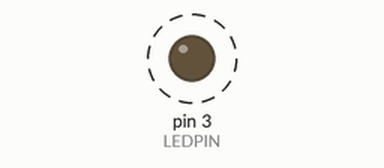
The sketch below on a simulated Arduino Uno, built with avr-gcc and run on an emulated ATmega328P. Parts: output pins drawn as LEDs (lit = HIGH). Dashed ring = blinking.

Above: at 0.2 s.
Timing chart, 0 to 3.0 s (numbered marks = the images above):
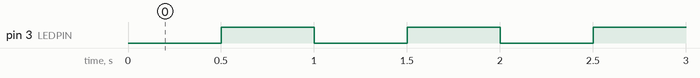

Measured:
- by itself, pin 3 (LEDPIN): alternates HIGH for 0.50 s and LOW for 0.50 s

The sketch:

led_external_blinky.ino
```cpp
#define LEDPIN 3

bool is_on = true;

void setup() {
  // put your setup code here, to run once:
  // We're doing digital logic, so we need to set the output mode
  pinMode(LEDPIN, OUTPUT);
  // Sets the pin to "high", on our boards this is 3.3V
  // Note: HIGH is a macro that just means 1, LOW is 0
  digitalWrite(LEDPIN, HIGH);
}

void loop() {
  // put your main code here, to run repeatedly:
  // Varying degrees of magic
  /*if (is_on)
  {
    is_on = false;
    digitalWrite(LEDPIN, LOW);
  }
  else
  {
    is_on = true;
    digitalWrite(LEDPIN, HIGH);
  }*/
  // magic 2: boolean values correspond to 1/0 for true/false
  is_on = !is_on; // toggle is_on
  digitalWrite(LEDPIN, is_on);
  // magic 3; can replace with just digitalWrite(LEDPIN, is_on = !is_on);
  // You can also do shenanigans with bitwise logic; as discused in class
  // it's a cool idea, but probably not a "good" idea.
  // wait a half second so we can see the blinky goodness
  delay(500);
}
```
